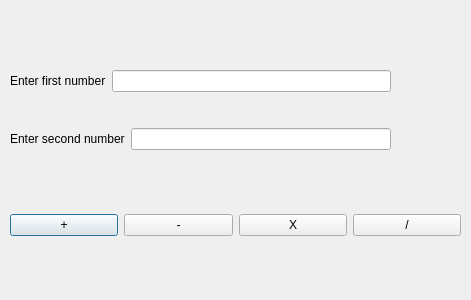
<?xml version="1.0" encoding="UTF-8"?>
<ui version="4.0">
 <class>Dialog</class>
 <widget class="QDialog" name="Dialog">
  <property name="geometry">
   <rect>
    <x>0</x>
    <y>0</y>
    <width>471</width>
    <height>300</height>
   </rect>
  </property>
  <property name="windowTitle">
   <string>Dialog</string>
  </property>
  <widget class="QLabel" name="labelResult">
   <property name="geometry">
    <rect>
     <x>90</x>
     <y>250</y>
     <width>301</width>
     <height>31</height>
    </rect>
   </property>
   <property name="text">
    <string/>
   </property>
  </widget>
  <widget class="QWidget" name="">
   <property name="geometry">
    <rect>
     <x>10</x>
     <y>40</y>
     <width>381</width>
     <height>141</height>
    </rect>
   </property>
   <layout class="QVBoxLayout" name="verticalLayout">
    <item>
     <layout class="QHBoxLayout" name="horizontalLayout">
      <item>
       <widget class="QLabel" name="labelFirstNumber">
        <property name="text">
         <string>Enter first number</string>
        </property>
       </widget>
      </item>
      <item>
       <widget class="QLineEdit" name="lineEditFirstNumber"/>
      </item>
     </layout>
    </item>
    <item>
     <layout class="QHBoxLayout" name="horizontalLayout_2">
      <item>
       <widget class="QLabel" name="labelSecondNumber">
        <property name="text">
         <string>Enter second number</string>
        </property>
       </widget>
      </item>
      <item>
       <widget class="QLineEdit" name="lineEditSecondNumber"/>
      </item>
     </layout>
    </item>
   </layout>
  </widget>
  <widget class="QWidget" name="">
   <property name="geometry">
    <rect>
     <x>10</x>
     <y>210</y>
     <width>451</width>
     <height>30</height>
    </rect>
   </property>
   <layout class="QHBoxLayout" name="horizontalLayout_3">
    <item>
     <widget class="QPushButton" name="pushButtonPlus">
      <property name="text">
       <string>+</string>
      </property>
     </widget>
    </item>
    <item>
     <widget class="QPushButton" name="pushButtonSubtract">
      <property name="text">
       <string>-</string>
      </property>
     </widget>
    </item>
    <item>
     <widget class="QPushButton" name="pushButtonMultiply">
      <property name="text">
       <string>X</string>
      </property>
     </widget>
    </item>
    <item>
     <widget class="QPushButton" name="pushButtonDivide">
      <property name="text">
       <string>/</string>
      </property>
     </widget>
    </item>
   </layout>
  </widget>
 </widget>
 <resources/>
 <connections/>
</ui>
